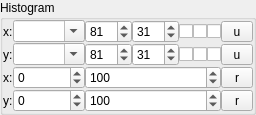
    <widget class="QGroupBox" name="groupBox_2">
     <property name="sizePolicy">
      <sizepolicy hsizetype="Preferred" vsizetype="Preferred">
       <horstretch>0</horstretch>
       <verstretch>0</verstretch>
      </sizepolicy>
     </property>
     <property name="title">
      <string>Histogram</string>
     </property>
     <layout class="QVBoxLayout" name="verticalLayout_2">
      <property name="spacing">
       <number>0</number>
      </property>
      <property name="leftMargin">
       <number>0</number>
      </property>
      <property name="topMargin">
       <number>0</number>
      </property>
      <property name="rightMargin">
       <number>0</number>
      </property>
      <property name="bottomMargin">
       <number>0</number>
      </property>
      <item>
       <layout class="QGridLayout" name="gridLayout_6">
        <property name="spacing">
         <number>0</number>
        </property>
        <item row="3" column="4">
         <widget class="QSpinBox" name="spinBoxBin1DX">
          <property name="sizePolicy">
           <sizepolicy hsizetype="Fixed" vsizetype="Fixed">
            <horstretch>0</horstretch>
            <verstretch>0</verstretch>
           </sizepolicy>
          </property>
          <property name="toolTip">
           <string>Number of 1D bins</string>
          </property>
          <property name="minimum">
           <number>1</number>
          </property>
          <property name="maximum">
           <number>999</number>
          </property>
          <property name="value">
           <number>81</number>
          </property>
         </widget>
        </item>
        <item row="4" column="7">
         <widget class="QCheckBox" name="checkBoxLogY">
          <property name="sizePolicy">
           <sizepolicy hsizetype="Fixed" vsizetype="Fixed">
            <horstretch>0</horstretch>
            <verstretch>0</verstretch>
           </sizepolicy>
          </property>
          <property name="minimumSize">
           <size>
            <width>0</width>
            <height>0</height>
           </size>
          </property>
          <property name="toolTip">
           <string>Logarithmic axis</string>
          </property>
          <property name="text">
           <string/>
          </property>
         </widget>
        </item>
        <item row="4" column="5">
         <widget class="QSpinBox" name="spinBoxBin2DY">
          <property name="sizePolicy">
           <sizepolicy hsizetype="Fixed" vsizetype="Fixed">
            <horstretch>0</horstretch>
            <verstretch>0</verstretch>
           </sizepolicy>
          </property>
          <property name="toolTip">
           <string>Number of 2D bins</string>
          </property>
          <property name="minimum">
           <number>1</number>
          </property>
          <property name="maximum">
           <number>999</number>
          </property>
          <property name="value">
           <number>31</number>
          </property>
         </widget>
        </item>
        <item row="4" column="6">
         <widget class="QCheckBox" name="checkBoxNormY">
          <property name="sizePolicy">
           <sizepolicy hsizetype="Fixed" vsizetype="Fixed">
            <horstretch>0</horstretch>
            <verstretch>0</verstretch>
           </sizepolicy>
          </property>
          <property name="maximumSize">
           <size>
            <width>16</width>
            <height>16777215</height>
           </size>
          </property>
          <property name="toolTip">
           <string>Normalized density</string>
          </property>
          <property name="text">
           <string/>
          </property>
         </widget>
        </item>
        <item row="6" column="0">
         <widget class="QLabel" name="label_2">
          <property name="sizePolicy">
           <sizepolicy hsizetype="Fixed" vsizetype="Preferred">
            <horstretch>0</horstretch>
            <verstretch>0</verstretch>
           </sizepolicy>
          </property>
          <property name="text">
           <string>x:</string>
          </property>
         </widget>
        </item>
        <item row="3" column="5">
         <widget class="QSpinBox" name="spinBoxBin2DX">
          <property name="sizePolicy">
           <sizepolicy hsizetype="Fixed" vsizetype="Fixed">
            <horstretch>0</horstretch>
            <verstretch>0</verstretch>
           </sizepolicy>
          </property>
          <property name="toolTip">
           <string>Number of 2D bins</string>
          </property>
          <property name="minimum">
           <number>1</number>
          </property>
          <property name="maximum">
           <number>999</number>
          </property>
          <property name="value">
           <number>31</number>
          </property>
         </widget>
        </item>
        <item row="3" column="9">
         <widget class="QToolButton" name="toolButtonSetXAxis">
          <property name="enabled">
           <bool>true</bool>
          </property>
          <property name="sizePolicy">
           <sizepolicy hsizetype="Minimum" vsizetype="Fixed">
            <horstretch>0</horstretch>
            <verstretch>0</verstretch>
           </sizepolicy>
          </property>
          <property name="minimumSize">
           <size>
            <width>32</width>
            <height>0</height>
           </size>
          </property>
          <property name="toolTip">
           <string>&lt;html&gt;&lt;head/&gt;&lt;body&gt;&lt;p&gt;Update default axis range.&lt;/p&gt;&lt;p&gt;To save current default axis settings use the Settings-&amp;gt;Save Menu.&lt;/p&gt;&lt;/body&gt;&lt;/html&gt;</string>
          </property>
          <property name="text">
           <string>u</string>
          </property>
         </widget>
        </item>
        <item row="3" column="2" colspan="2">
         <widget class="QComboBox" name="comboBoxSelX">
          <property name="sizePolicy">
           <sizepolicy hsizetype="Minimum" vsizetype="Fixed">
            <horstretch>1</horstretch>
            <verstretch>0</verstretch>
           </sizepolicy>
          </property>
          <property name="editable">
           <bool>true</bool>
          </property>
         </widget>
        </item>
        <item row="6" column="9">
         <widget class="QToolButton" name="toolButtonAutoX">
          <property name="sizePolicy">
           <sizepolicy hsizetype="Minimum" vsizetype="Fixed">
            <horstretch>0</horstretch>
            <verstretch>0</verstretch>
           </sizepolicy>
          </property>
          <property name="text">
           <string>r</string>
          </property>
         </widget>
        </item>
        <item row="4" column="0">
         <widget class="QLabel" name="label_8">
          <property name="text">
           <string>y:</string>
          </property>
         </widget>
        </item>
        <item row="8" column="9">
         <widget class="QToolButton" name="toolButtonAutoY">
          <property name="sizePolicy">
           <sizepolicy hsizetype="Minimum" vsizetype="Fixed">
            <horstretch>0</horstretch>
            <verstretch>0</verstretch>
           </sizepolicy>
          </property>
          <property name="text">
           <string>r</string>
          </property>
         </widget>
        </item>
        <item row="4" column="9">
         <widget class="QToolButton" name="toolButtonSetYAxis">
          <property name="enabled">
           <bool>true</bool>
          </property>
          <property name="sizePolicy">
           <sizepolicy hsizetype="Minimum" vsizetype="Fixed">
            <horstretch>0</horstretch>
            <verstretch>0</verstretch>
           </sizepolicy>
          </property>
          <property name="toolTip">
           <string>&lt;html&gt;&lt;head/&gt;&lt;body&gt;&lt;p&gt;Update default axis range.&lt;/p&gt;&lt;p&gt;To save current default axis settings use the Settings-&amp;gt;Save Menu.&lt;/p&gt;&lt;/body&gt;&lt;/html&gt;</string>
          </property>
          <property name="text">
           <string>u</string>
          </property>
         </widget>
        </item>
        <item row="3" column="0">
         <widget class="QLabel" name="label">
          <property name="sizePolicy">
           <sizepolicy hsizetype="Fixed" vsizetype="Preferred">
            <horstretch>0</horstretch>
            <verstretch>0</verstretch>
           </sizepolicy>
          </property>
          <property name="text">
           <string>x:</string>
          </property>
         </widget>
        </item>
        <item row="8" column="0">
         <widget class="QLabel" name="label_3">
          <property name="text">
           <string>y:</string>
          </property>
         </widget>
        </item>
        <item row="4" column="2" colspan="2">
         <widget class="QComboBox" name="comboBoxSelY">
          <property name="sizePolicy">
           <sizepolicy hsizetype="Expanding" vsizetype="Fixed">
            <horstretch>1</horstretch>
            <verstretch>0</verstretch>
           </sizepolicy>
          </property>
          <property name="editable">
           <bool>true</bool>
          </property>
         </widget>
        </item>
        <item row="3" column="8">
         <widget class="QCheckBox" name="checkBoxAutoScaleX">
          <property name="sizePolicy">
           <sizepolicy hsizetype="Fixed" vsizetype="Fixed">
            <horstretch>0</horstretch>
            <verstretch>0</verstretch>
           </sizepolicy>
          </property>
          <property name="minimumSize">
           <size>
            <width>0</width>
            <height>0</height>
           </size>
          </property>
          <property name="toolTip">
           <string>&lt;html&gt;&lt;head/&gt;&lt;body&gt;&lt;p&gt;If checked the axis is changed and no default scale is defined the axis scale is updated.&lt;/p&gt;&lt;/body&gt;&lt;/html&gt;</string>
          </property>
          <property name="text">
           <string/>
          </property>
          <property name="checked">
           <bool>false</bool>
          </property>
         </widget>
        </item>
        <item row="3" column="7">
         <widget class="QCheckBox" name="checkBoxLogX">
          <property name="sizePolicy">
           <sizepolicy hsizetype="Fixed" vsizetype="Fixed">
            <horstretch>0</horstretch>
            <verstretch>0</verstretch>
           </sizepolicy>
          </property>
          <property name="toolTip">
           <string>Logarithmic axis</string>
          </property>
          <property name="text">
           <string/>
          </property>
         </widget>
        </item>
        <item row="3" column="6">
         <widget class="QCheckBox" name="checkBoxNormX">
          <property name="sizePolicy">
           <sizepolicy hsizetype="Fixed" vsizetype="Minimum">
            <horstretch>0</horstretch>
            <verstretch>0</verstretch>
           </sizepolicy>
          </property>
          <property name="minimumSize">
           <size>
            <width>0</width>
            <height>0</height>
           </size>
          </property>
          <property name="toolTip">
           <string>Normalized density</string>
          </property>
          <property name="text">
           <string/>
          </property>
         </widget>
        </item>
        <item row="4" column="4">
         <widget class="QSpinBox" name="spinBoxBin1DY">
          <property name="sizePolicy">
           <sizepolicy hsizetype="Fixed" vsizetype="Fixed">
            <horstretch>0</horstretch>
            <verstretch>0</verstretch>
           </sizepolicy>
          </property>
          <property name="toolTip">
           <string>Number of 1D bins.</string>
          </property>
          <property name="minimum">
           <number>1</number>
          </property>
          <property name="maximum">
           <number>999</number>
          </property>
          <property name="value">
           <number>81</number>
          </property>
         </widget>
        </item>
        <item row="4" column="8">
         <widget class="QCheckBox" name="checkBoxAutoScaleY">
          <property name="toolTip">
           <string>If checked the axis is changed and no default scale is defined the axis scale is updated.</string>
          </property>
          <property name="text">
           <string/>
          </property>
          <property name="checked">
           <bool>false</bool>
          </property>
         </widget>
        </item>
        <item row="6" column="4" colspan="5">
         <widget class="QSpinBox" name="spinBoxXmax">
          <property name="sizePolicy">
           <sizepolicy hsizetype="Expanding" vsizetype="Fixed">
            <horstretch>1</horstretch>
            <verstretch>0</verstretch>
           </sizepolicy>
          </property>
          <property name="toolTip">
           <string>X axis maximum value</string>
          </property>
          <property name="minimum">
           <number>-1000000</number>
          </property>
          <property name="maximum">
           <number>1000000</number>
          </property>
          <property name="value">
           <number>100</number>
          </property>
         </widget>
        </item>
        <item row="6" column="2" colspan="2">
         <widget class="QSpinBox" name="spinBoxXmin">
          <property name="sizePolicy">
           <sizepolicy hsizetype="Expanding" vsizetype="Fixed">
            <horstretch>1</horstretch>
            <verstretch>0</verstretch>
           </sizepolicy>
          </property>
          <property name="toolTip">
           <string>X axis minimum value</string>
          </property>
          <property name="minimum">
           <number>-1000000</number>
          </property>
          <property name="maximum">
           <number>1000000</number>
          </property>
          <property name="value">
           <number>0</number>
          </property>
         </widget>
        </item>
        <item row="8" column="4" colspan="5">
         <widget class="QSpinBox" name="spinBoxYmax">
          <property name="sizePolicy">
           <sizepolicy hsizetype="Expanding" vsizetype="Fixed">
            <horstretch>1</horstretch>
            <verstretch>0</verstretch>
           </sizepolicy>
          </property>
          <property name="toolTip">
           <string>Y axis maximum value</string>
          </property>
          <property name="minimum">
           <number>-1000000</number>
          </property>
          <property name="maximum">
           <number>1000000</number>
          </property>
          <property name="value">
           <number>100</number>
          </property>
         </widget>
        </item>
        <item row="8" column="2" colspan="2">
         <widget class="QSpinBox" name="spinBoxYmin">
          <property name="sizePolicy">
           <sizepolicy hsizetype="Expanding" vsizetype="Fixed">
            <horstretch>1</horstretch>
            <verstretch>0</verstretch>
           </sizepolicy>
          </property>
          <property name="toolTip">
           <string>Y axis minimum value</string>
          </property>
          <property name="minimum">
           <number>-1000000</number>
          </property>
          <property name="maximum">
           <number>1000000</number>
          </property>
          <property name="value">
           <number>0</number>
          </property>
         </widget>
        </item>
       </layout>
      </item>
     </layout>
    </widget>
